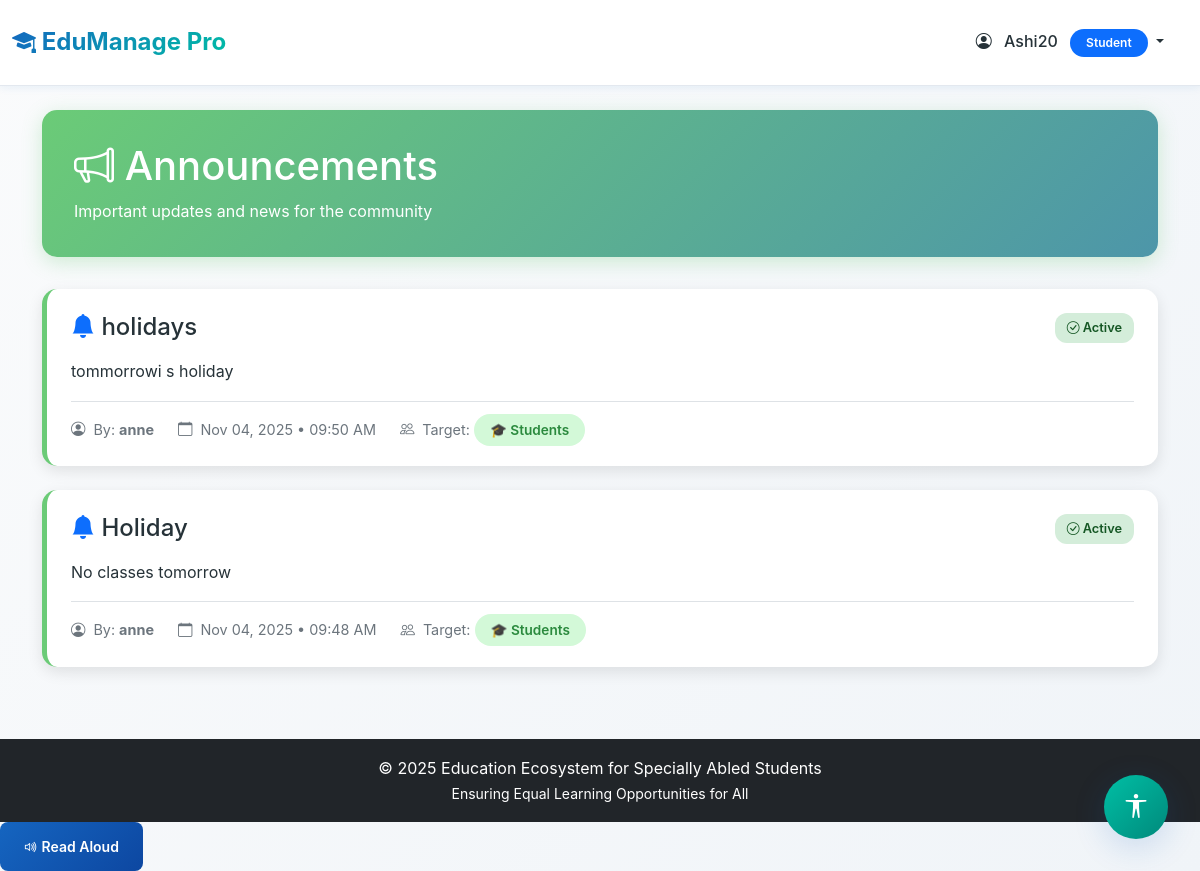
/announcements/ (signed in), run on the app's committed database.
### myapp/models.py (models this page shows, shortened)
class Profile(models.Model):
    ROLE_CHOICES = [
        ('admin', 'Admin'),
        ('teacher', 'Teacher'),
        ('student', 'Student'),
        ('parent', 'Parent'),
    ]
    DISABILITY_CHOICES = [
        ('none', 'None'),
        ('visual', 'Visual Impairment'),
        ('hearing', 'Hearing Impairment'),
        ('mobility', 'Mobility Impairment'),
        ('learning', 'Learning Disability'),
        ('multiple', 'Multiple Disabilities'),
    ]
    CONTENT_PREFERENCE = [
        ('text', 'Text'),
        ('audio', 'Audio'),
        ('video', 'Video'),
        ('mixed', 'Mixed'),
    ]
    FONT_SIZE_CHOICES = [
        ('small', 'Small'),
        ('medium', 'Medium'),
        ('large', 'Large'),
    ]
    user = models.OneToOneField(User, on_delete=models.CASCADE, related_name='profile')
    role = models.CharField(max_length=20, choices=ROLE_CHOICES, default='student')
    phone = models.CharField(max_length=15, blank=True, null=True)
    address = models.TextField(blank=True, null=True)
    profile_picture = models.ImageField(upload_to='profile_pics/', blank=True, null=True)
    disability_type = models.CharField(max_length=20, choices=DISABILITY_CHOICES, default='none')
    assistance_required = models.TextField(blank=True, null=True, help_text="Describe any special assistance needed")
    preferred_content_format = models.CharField(max_length=10, choices=CONTENT_PREFERENCE, default='mixed')
    high_contrast_mode = models.BooleanField(default=False)
    font_size = models.CharField(max_length=10, choices=FONT_SIZE_CHOICES, default='medium')
    linked_student = models.ForeignKey(User, on_delete=models.SET_NULL, null=True, blank=True,
                                       related_name='parent_link', limit_choices_to={'profile__role': 'student'})
    created_at = models.DateTimeField(auto_now_add=True)
    updated_at = models.DateTimeField(auto_now=True)
    class Meta:
        ordering = ['-created_at']

class Announcement(models.Model):
    title = models.CharField(max_length=200)
    content = models.TextField()
    created_by = models.ForeignKey(User, on_delete=models.CASCADE, related_name='announcements')
    target_roles = models.CharField(max_length=100, default='all',
                                    help_text="Comma-separated roles: admin,teacher,student,parent or 'all'")
    is_active = models.BooleanField(default=True)
    created_at = models.DateTimeField(auto_now_add=True)
    def get_target_roles_list(self):
        if self.target_roles == 'all':
            return ['all']
        return [role.strip() for role in self.target_roles.split(',') if role.strip()]
    class Meta:
        ordering = ['-created_at']

### myapp/views.py (the view)
# urls.py: path('announcements/', views.announcement_list, name='announcement_list'),
@login_required
def announcement_list(request):
    user_role = request.user.profile.role
    if user_role == 'admin':
        announcements = Announcement.objects.all()
    else:
        announcements = Announcement.objects.filter(
            Q(target_roles='all') | Q(target_roles__icontains=user_role),
            is_active=True
        )
    announcements = announcements.select_related('created_by').order_by('-created_at')
    return render(request, 'announcement_list.html', {'announcements': announcements})

### myapp/templates/announcement_list.html (shortened to what this page needs)
{% extends 'base.html' %}
{% block content %}
<div class="announcements-header">
    <div class="d-flex justify-content-between align-items-center">
        <div>
            <h1><i class="bi bi-megaphone"></i> Announcements</h1>
            <p class="mb-0">Important updates and news for the community</p>
        </div>
    </div>
</div>
<div class="row">
    <div class="col-12">
        {% if announcements %}
            {% for announcement in announcements %}
            <div class="announcement-card {% if not announcement.is_active %}inactive{% endif %}">
                <div class="d-flex justify-content-between align-items-start mb-2">
                    <h4 class="mb-0">
                        <i class="bi bi-bell-fill text-primary"></i> {{ announcement.title }}
                    </h4>
                    <span class="status-badge {% if announcement.is_active %}status-active{% else %}status-inactive{% endif %}">
                        {% if announcement.is_active %}
                            <i class="bi bi-check-circle"></i> Active
                        {% else %}
                            <i class="bi bi-x-circle"></i> Inactive
                        {% endif %}
                    </span>
                </div>
                <div class="mt-3">
                    <p style="white-space: pre-line; line-height: 1.6;">{{ announcement.content }}</p>
                </div>
                <div class="announcement-meta">
                    <div class="meta-item">
                        <i class="bi bi-person-circle"></i>
                        <span>By: <strong>{{ announcement.created_by.get_full_name|default:announcement.created_by.username }}</strong></span>
                    </div>
                    <div class="meta-item">
                        <i class="bi bi-calendar"></i>
                        <span>{{ announcement.created_at|date:"M d, Y • h:i A" }}</span>
                    </div>
                    <div class="meta-item">
                        <i class="bi bi-people"></i>
                        <span>Target:
                            {% if announcement.target_roles == 'all' %}
                                <span class="badge-target badge-all">All Users</span>
                            {% else %}
                                {% for role in announcement.get_target_roles_list %}
                                    <span class="badge-target badge-{{ role }}">
                                        {% if role == 'teacher' %}👨‍🏫 Teachers
                                        {% elif role == 'student' %}🎓 Students
                                        {% elif role == 'parent' %}👪 Parents
                                        {% elif role == 'admin' %}⚙️ Admins
                                        {% else %}{{ role|title }}
                                        {% endif %}
                                    </span>
                                {% endfor %}
                            {% endif %}
                        </span>
                    </div>
                </div>
            </div>
            {% endfor %}
        {% endif %}
    </div>
</div>
{% endblock %}

### myapp/templates/base.html (shortened to what this page needs)
<!DOCTYPE html>
<html lang="en">
<head>
    <link href="https://cdn.jsdelivr.net/npm/bootstrap@5.3.0/dist/css/bootstrap.min.css" rel="stylesheet">
    <link rel="stylesheet" href="https://cdn.jsdelivr.net/npm/bootstrap-icons@1.11.0/font/bootstrap-icons.css">
    {% load static %}
    <link rel="stylesheet" href="{% static 'css/style.css' %}?v=2.0">
</head>
<body {% if user.is_authenticated and user.profile.high_contrast_mode %}class="high-contrast"{% endif %}
      data-font-size="{% if user.is_authenticated %}{{ user.profile.font_size }}{% else %}medium{% endif %}"
      data-disability-type="{% if user.is_authenticated %}{{ user.profile.disability_type }}{% else %}none{% endif %}">
    {% if user.is_authenticated %}
    <nav class="navbar navbar-expand-lg navbar-main">
        <div class="container-fluid">
            <a class="navbar-brand" href="{% url 'dashboard' %}">
                <i class="bi bi-mortarboard-fill"></i> EduManage Pro
            </a>
            <div class="navbar-nav ms-auto">
                <div class="nav-item dropdown">
                    <a class="nav-link dropdown-toggle" href="#" role="button" data-bs-toggle="dropdown">
                        <i class="bi bi-person-circle me-2"></i> {{ user.username }}
                        <span class="badge bg-primary ms-2">{{ user.profile.get_role_display }}</span>
                    </a>
                </div>
            </div>
        </div>
    </nav>
    {% endif %}
    <main class="container my-4">
        {% block content %}{% endblock %}
    </main>
    {% if user.is_authenticated %}
    <div class="accessibility-toolbar">
        <button class="accessibility-toggle-btn" id="accessibilityToggle" title="Accessibility Options">
            <i class="bi bi-universal-access"></i>
        </button>
    </div>
    {% endif %}
    <footer class="bg-dark text-white text-center py-3 mt-5">
        <p class="mb-0">&copy; 2025 Education Ecosystem for Specially Abled Students</p>
        <p class="mb-0 small">Ensuring Equal Learning Opportunities for All</p>
    </footer>
    {% load static %}
</body>
</html>

### myapp/static/css/style.css (style rules this page uses)
:root { --primary-blue: #1565C0; --primary-dark: #0D47A1; --primary-light: #42A5F5; --accent-emerald: #00BFA5; --accent-light: #64FFDA; --accent-dark: #00897B; --neutral-white: #FFFFFF; --neutral-light: #FAFBFC; --neutral-gray: #E3E8EF; --neutral-dark: #455A64; --text-dark: #263238; --text-light: #78909C; --success: #00C853; --warning: #FF9100; --danger: #FF5252; --info: #2979FF; --shadow-sm: 0 2px 8px rgba(21, 101, 192, 0.08); --shadow-md: 0 4px 16px rgba(21, 101, 192, 0.12); --shadow-lg: 0 8px 32px rgba(21, 101, 192, 0.18); --radius-sm: 8px; --radius-md: 12px; --radius-lg: 16px; }
body { font-family: 'Inter', 'Segoe UI', system-ui, sans-serif; background: linear-gradient(135deg, var(--neutral-light) 0%, #f0f4f8 100%); color: var(--text-dark); line-height: 1.7; min-height: 100vh; transition: all 0.3s ease; }
body[data-font-size="medium"] { font-size: 16px; }
.navbar-main { background: rgba(255, 255, 255, 0.95); backdrop-filter: blur(20px); border-bottom: 1px solid var(--neutral-gray); box-shadow: var(--shadow-sm); padding: 1rem 0; position: sticky; top: 0; z-index: 1000; }
.navbar-brand { font-weight: 700; font-size: 1.5rem; background: linear-gradient(135deg, var(--primary-blue), var(--accent-emerald)); -webkit-background-clip: text; -webkit-text-fill-color: transparent; background-clip: text; }
.nav-link { color: var(--text-dark) !important; font-weight: 500; padding: 0.75rem 1.25rem !important; border-radius: var(--radius-sm); transition: all 0.3s cubic-bezier(0.4, 0, 0.2, 1); margin: 0 0.25rem; }
.badge { padding: 0.5rem 1rem; border-radius: 20px; font-weight: 600; font-size: 0.75rem; }
.accessibility-toolbar { position: fixed; bottom: 2rem; right: 2rem; z-index: 1050; }
.accessibility-toggle-btn { width: 64px; height: 64px; background: linear-gradient(135deg, var(--accent-emerald), var(--accent-dark)); border: none; border-radius: 50%; color: white; font-size: 1.5rem; box-shadow: var(--shadow-lg); transition: all 0.4s cubic-bezier(0.4, 0, 0.2, 1); cursor: pointer; }

### myapp/templates/announcement_list.html (style rules this page uses)
.announcements-header { background: linear-gradient(135deg, #6BCB77 0%, #4D96A9 100%); color: white; padding: 2rem; border-radius: 15px; margin-bottom: 2rem; box-shadow: 0 5px 20px rgba(107, 203, 119, 0.3); }
.announcement-card { background: white; border-radius: 15px; padding: 1.5rem; margin-bottom: 1.5rem; box-shadow: 0 5px 15px rgba(0,0,0,0.1); border-left: 5px solid #6BCB77; transition: all 0.3s ease; animation: fadeIn 0.5s ease-in; }
.announcement-meta { display: flex; gap: 1.5rem; flex-wrap: wrap; font-size: 0.9rem; color: #6c757d; margin-top: 1rem; padding-top: 1rem; border-top: 1px solid #dee2e6; }
.meta-item { display: flex; align-items: center; gap: 0.5rem; }
.badge-target { padding: 0.5rem 1rem; border-radius: 20px; font-weight: 600; font-size: 0.85rem; }
.badge-student { background: #d3f9d8; color: #2b8a3e; }
.status-badge { padding: 0.25rem 0.75rem; border-radius: 12px; font-size: 0.8rem; font-weight: 600; }
.status-active { background: #d4edda; color: #155724; }

### data on the page
Announcement: title "holidays", is_active True (drawn), content "tommorrowi s holiday", created_by.get_full_name "anne", created_at "Nov 04, 2025 • 09:50 AM", target_roles "🎓 Students"
Announcement: title "Holiday", is_active True (drawn), content "No classes tomorrow", created_by.get_full_name "anne", created_at "Nov 04, 2025 • 09:48 AM", target_roles "🎓 Students"

### other printed values
{{ user.username }} "Ashi20"
{{ user.profile.get_role_display }} "Student"
